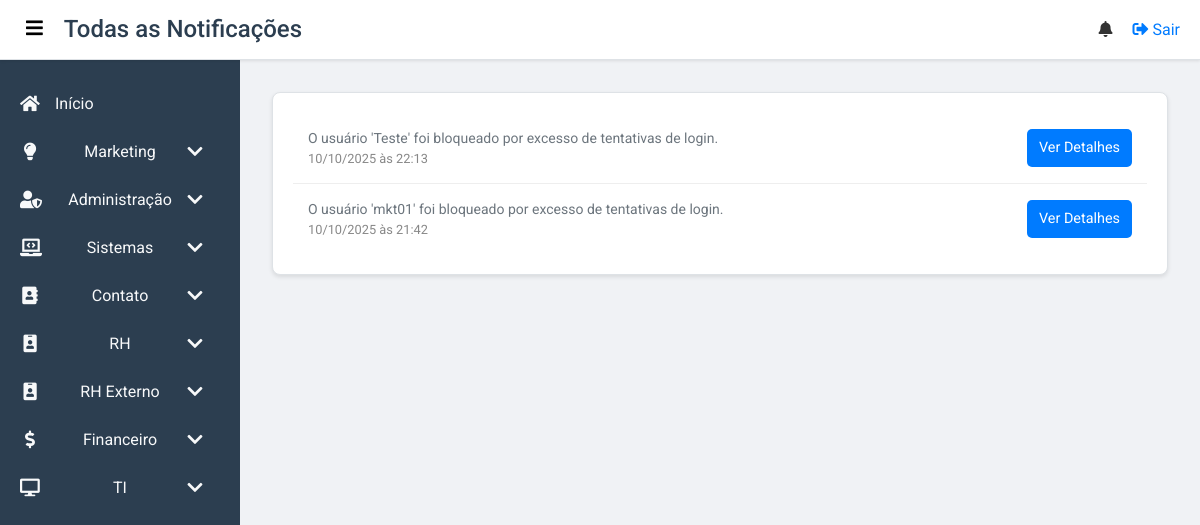
/notifications (signed in), run on an earlier commit of the app's database.
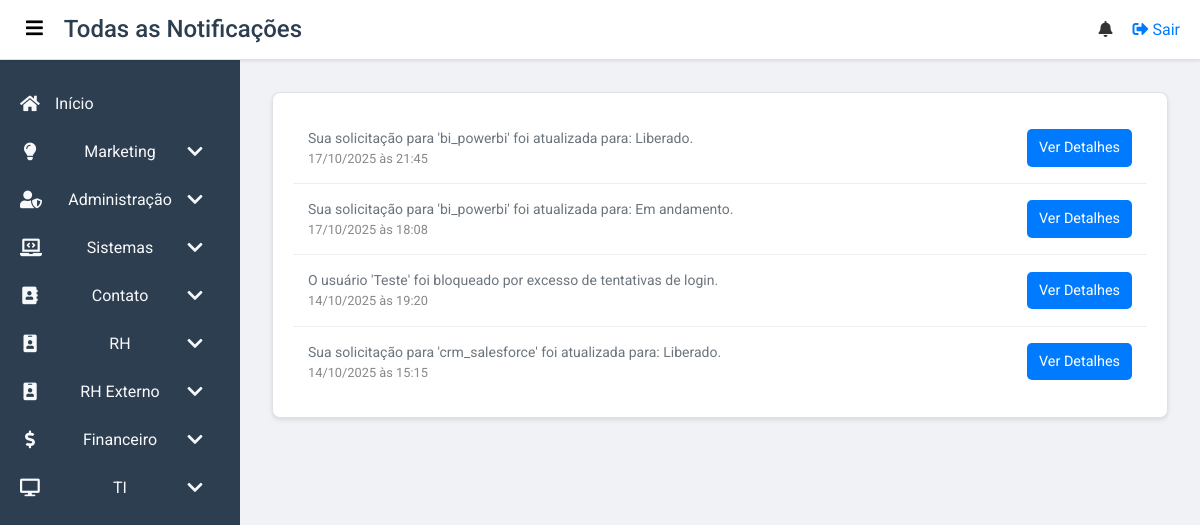
And on a later commit of the database.
### app/models.py (models this page shows, shortened)
class Notification(db.Model):
    id = db.Column(db.Integer, primary_key=True)
    message = db.Column(db.String(500), nullable=False)
    link = db.Column(db.String(500), nullable=True)
    is_read = db.Column(db.Boolean, default=False)
    user_id = db.Column(db.Integer, db.ForeignKey('user.id'), nullable=False)
    created_at = db.Column(db.DateTime, default=datetime.utcnow)
    user = db.relationship('User', backref='notifications')

### app/routes.py (the view)
@main.route('/notifications')
@login_required
def notifications():
    all_notifications = Notification.query.filter_by(user_id=current_user.id).order_by(Notification.created_at.desc()).all()
    return render_template('notifications.html', notifications=all_notifications)

### app/routes.py (called while the page is built)
@main.context_processor
def inject_user_groups():
    if current_user.is_authenticated:
        user_groups = {group.name for group in current_user.groups}
        return dict(user_groups=user_groups)
    return dict(user_groups=set())

@main.context_processor
def inject_notifications():
    if current_user.is_authenticated:
        unread_notifications = Notification.query.filter_by(user_id=current_user.id, is_read=False).order_by(Notification.created_at.desc()).all()
        unread_notifications_count = len(unread_notifications)
        return dict(unread_notifications=unread_notifications, unread_notifications_count=unread_notifications_count)
    return dict(unread_notifications=[], unread_notifications_count=0)

### app/templates/notifications.html (shortened to what this page needs)
{% extends "base.html" %}
{% block page_title %}Todas as Notificações{% endblock %}
{% block content %}
<section class="dashboard">
    <div class="card">
        <div class="notification-list">
            {% if notifications %}
                {% for notification in notifications %}
                <div class="notification-item-full {% if not notification.is_read %}notification-unread{% endif %}">
                    <div class="notification-content">
                        <p class="notification-message">{{ notification.message }}</p>
                        <span class="notification-time">{{ notification.created_at.strftime('%d/%m/%Y às %H:%M') }}</span>
                    </div>
                    {% if notification.link %}
                        <a href="{{ notification.link }}" class="btn-notification-action">Ver Detalhes</a>
                    {% endif %}
                </div>
                {% endfor %}
            {% else %}
                <div class="notification-item-full">
                    <p>Você não tem nenhuma notificação.</p>
                </div>
            {% endif %}
        </div>
    </div>
</section>
{% endblock %}

### app/templates/base.html (shortened to what this page needs)
<!DOCTYPE html>
<html lang="pt-br">
<head>
    <link href="https://cdn.jsdelivr.net/npm/bootstrap@5.3.3/dist/css/bootstrap.min.css" rel="stylesheet">
    <link rel="stylesheet" href="https://cdnjs.cloudflare.com/ajax/libs/font-awesome/5.15.3/css/all.min.css">
    <link rel="stylesheet" href="{{ url_for('static', filename='css/base.css') }}">
    <link rel="stylesheet" href="{{ url_for('static', filename='css/dashboard.css') }}">
    <link rel="stylesheet" href="{{ url_for('static', filename='css/toast.css') }}">
</head>
<body class="{% block body_class %}{% endblock %}"">
    {% if current_user.is_authenticated %}
    <header class="top-bar">
        <div class="top-bar-left">
            <button class="menu-toggle" id="menu-toggle" aria-label="Alternar menu">
                <i class="fas fa-bars"></i>
            </button>
            <h1>{% block page_title %}{% endblock %}</h1>
        </div>
        <div class="top-bar-right">
            <div class="notification-container">
                <div class="notification-icon" id="notification-icon">
                    <i class="fas fa-bell"></i>
                </div>
            </div>
            <a href="{{ url_for('main.logout') }}" class="top-bar-link logout-button">
                <i class="fas fa-sign-out-alt"></i> Sair
            </a>
        </div>
    </header>
    <div class="dashboard-body">
        <nav class="sidebar" id="sidebar">
            <ul class="sidebar-menu">
                {% if 'Inicio' in user_groups %}
                <li><a href="{{ url_for('main.dashboard') }}" {% if request.endpoint == 'main.dashboard' %}class="active"{% endif %}><i class="fas fa-home"></i><span class="menu-text">Início</span></a></li>
                {% endif %}
                {% if 'Marketing - Administração' in user_groups or 'Marketing - Publicar Notícia' in user_groups or 'Marketing - Publicar Evento' in user_groups or 'Marketing' in user_groups %}
                <li class="has-submenu {% if request.endpoint in ['main.administracao_publicacoes', 'main.noticias_publicar', 'main.eventos_publicar'] %}is-open{% endif %}">
                    <a href="#" class="submenu-toggle">
                        <i class="fas fa-lightbulb"></i>
                        <span class="menu-text">Marketing</span>
                        <i class="fas fa-chevron-down submenu-arrow"></i>
                    </a>
                </li>
                {% endif %}
                {% if '_acesso_total_' in user_groups or 'Administração' in user_groups %}
                <li class="has-submenu {% if request.endpoint in ['main.administracao', 'main.administracao_usuarios', 'main.administracao_solicitacoes'] %}is-open{% endif %}">
                    <a href="#" class="submenu-toggle">
                        <i class="fas fa-user-shield"></i>
                        <span class="menu-text">Administração</span>
                        <i class="fas fa-chevron-down submenu-arrow"></i>
                    </a>
                </li>
                {% endif %}
                {% if 'Sistemas' in user_groups or 'Sistemas - Suporte' in user_groups or 'Sistemas - Inventário' in user_groups or 'Sistemas - Ferramentas' in user_groups %}
                <li class="has-submenu {% if request.endpoint in ['main.sistemas_geral', 'main.sistemas_acessos', 'main.sistemas_solicitacoes', 'main.sistemas_suporte', 'main.sistemas_ferramentas'] %}is-open{% endif %}">
                    <a href="#" class="submenu-toggle">
                        <i class="fas fa-laptop-code"></i>
                        <span class="menu-text">Sistemas</span>
                        <i class="fas fa-chevron-down submenu-arrow"></i>
                    </a>
                </li>
                {% endif %}
                {% if 'Contato - Ramais' in user_groups or 'Contato - E-mails' in user_groups or 'Contato - Discord' in user_groups or 'Contato - Whatsapp' in user_groups or 'Contato' in user_groups %}
                <li class="has-submenu {% if request.endpoint.startswith('main.ramais') %}is-open{% endif %}">
                    <a href="#" class="submenu-toggle">
                        <i class="fas fa-address-book"></i>
                        <span class="menu-text">Contato</span>
                        <i class="fas fa-chevron-down submenu-arrow"></i>
                    </a>
                </li>
                {% endif %}
                {% if 'Recursos Humanos - Aniversariantes' in user_groups or 'Recursos Humanos - Recrutamento' in user_groups or 'Recursos Humanos - Benefícios' in user_groups or 'Recursos Humanos - Folha de Pagamento' in user_groups or 'Recursos Humanos - Avaliações de Desempenho' in user_groups or 'Recursos Humanos - Administração' in user_groups or 'Recursos Humanos' in user_groups %}
                <li class="has-submenu {% if request.endpoint.startswith('main.rh') %}is-open{% endif %}">
                    <a href="#" class="submenu-toggle">
                        <i class="fas fa-id-badge"></i>
                        <span class="menu-text">RH</span>
                        <i class="fas fa-chevron-down submenu-arrow"></i>
                    </a>
                </li>
                {% endif %}
                {% if 'RH Externo - Portal RH' in user_groups or 'RH Externo - Férias' in user_groups or 'RH Externo - Holerites' in user_groups or 'RH Externo' in user_groups %}
                <li class="has-submenu">
                    <a href="#" class="submenu-toggle">
                        <i class="fas fa-id-badge"></i>
                        <span class="menu-text">RH Externo</span>
                        <i class="fas fa-chevron-down submenu-arrow"></i>
                    </a>
                </li>
                {% endif %}
                {% if 'Financeiro - Contas a pagar' in user_groups or 'Financeiro - Contas a receber' in user_groups or 'Financeiro - Operações' in user_groups or 'Financeiro - Relatórios' in user_groups or 'Financeiro - Administração' in user_groups or 'Financeiro' in user_groups %}
                <li class="has-submenu {% if request.endpoint.startswith('main.financeiro') %}is-open{% endif %}">
                    <a href="#" class="submenu-toggle">
                        <i class="fas fa-dollar-sign"></i>
                        <span class="menu-text">Financeiro</span>
                        <i class="fas fa-chevron-down submenu-arrow"></i>
                    </a>
                </li>
                {% endif %}
                {% if 'TI - Administração' in user_groups or 'TI - Chamados' in user_groups or 'TI - Infraestrutura' in user_groups or 'TI - Relatórios' in user_groups or 'TI - Segurança' in user_groups or 'TI' in user_groups %}
                <li class="has-submenu {% if request.endpoint.startswith('main.ti') %}is-open{% endif %}">
                    <a href="#" class="submenu-toggle">
                        <i class="fas fa-desktop"></i>
                        <span class="menu-text">TI</span>
                        <i class="fas fa-chevron-down submenu-arrow"></i>
                    </a>
                </li>
                {% endif %}
            </ul>
        </nav>
        <main class="content">
            {% block content %}{% endblock %}
        </main>
    </div>
    {% else %}
        {% block public_content %}
        {% endblock %}
    {% endif %}
</body>
</html>

### app/static/css/base.css (style rules this page uses)
:root { --primary-color: #007bff; --secondary-color: #2c3e50; --background-light: #f0f2f5; --background-white: #ffffff; --text-color: #333; --text-light: #f8f9fa; --border-color: #dee2e6; --shadow-color: rgba(0, 0, 0, 0.1); }
body { font-family: 'Roboto', sans-serif; margin: 0; padding: 0; background-color: var(--background-light); color: var(--text-color); -webkit-font-smoothing: antialiased; -moz-osx-font-smoothing: grayscale; }
h1, h2, h3, h4, h5, h6 { margin: 0; font-weight: 500; }
a { text-decoration: none; color: var(--primary-color); }
.card { background: white; padding: 20px; border-radius: 8px; box-shadow: 0 2px 4px var(--shadow-color); border: 1px solid var(--border-color); }
.card p { font-size: 14px; color: #6c757d; }
.notification-container { position: relative; display: flex; align-items: center; }
.notification-icon { cursor: pointer; position: relative; }

### app/static/css/dashboard.css (style rules this page uses)
.top-bar { display: flex; justify-content: space-between; align-items: center; background-color: var(--background-white); height: 60px; padding: 0 20px; border-bottom: 1px solid var(--border-color); box-shadow: 0 1px 3px var(--shadow-color); position: sticky; top: 0; z-index: 1020; }
.top-bar-left { display: flex; align-items: center; }
.top-bar-right { display: flex; align-items: center; gap: 20px; }
.menu-toggle { background: none; border: none; font-size: 1.2rem; cursor: pointer; margin-right: 15px; }
.top-bar h1 { font-size: 1.5rem; color: var(--secondary-color); }
.dashboard-body { display: flex; min-height: calc(100vh - 60px); position: relative; z-index: 1; }
.sidebar { width: 240px; background-color: var(--secondary-color); color: var(--text-light); transition: width 0.3s ease; overflow-y: auto; overflow-x: hidden; }
.sidebar-menu { list-style: none; padding: 0; margin: 20px 0; }
.sidebar-menu li a { display: flex; align-items: center; padding: 12px 20px; color: var(--text-light); text-decoration: none; transition: background-color 0.2s; white-space: nowrap; }
.sidebar-menu li a i { font-size: 1.1rem; margin-right: 15px; width: 20px; text-align: center; }
.has-submenu .submenu-toggle { display: flex; justify-content: space-between; align-items: center; }
.submenu-arrow { transition: transform 0.3s ease; }
main.content { flex-grow: 1; padding: 2rem; overflow-y: auto; }

### app/templates/notifications.html (style rules this page uses)
.notification-list { display: flex; flex-direction: column; width: 100%; }
.notification-item-full { display: flex; justify-content: space-between; align-items: center; padding: 15px; border-bottom: 1px solid #eee; transition: background-color 0.3s; }
.notification-item-full:last-child { border-bottom: none; }
.notification-content { display: flex; flex-direction: column; flex-grow: 1; }
.notification-message { margin: 0; font-size: 1rem; color: #333; }
.notification-time { font-size: 0.8rem; color: #888; }
.btn-notification-action { padding: 8px 12px; background-color: #007bff; color: white; text-decoration: none; border-radius: 5px; font-size: 0.9rem; transition: background-color 0.3s; white-space: nowrap; margin-left: 20px; }

What changed in the data, as far as the page shows it:
no longer on this page (row edited): Notification: message "O usuário 'mkt01' foi bloqueado por excesso de tentativas de login.", created_at "10/10/2025 às 21:42"
added Notification: message "Sua solicitação para 'bi_powerbi' foi atualizada para: Liberado.", created_at "17/10/2025 às 21:45"
added Notification: message "Sua solicitação para 'bi_powerbi' foi atualizada para: Em andamento.", created_at "17/10/2025 às 18:08"
changed Notification "O usuário 'Teste' foi bloqueado por excesso de tentativas de login.": created_at "10/10/2025 às 22:13" → "14/10/2025 às 19:20"
now on this page (row edited): Notification: message "Sua solicitação para 'crm_salesforce' foi atualizada para: Liberado.", created_at "14/10/2025 às 15:15"
